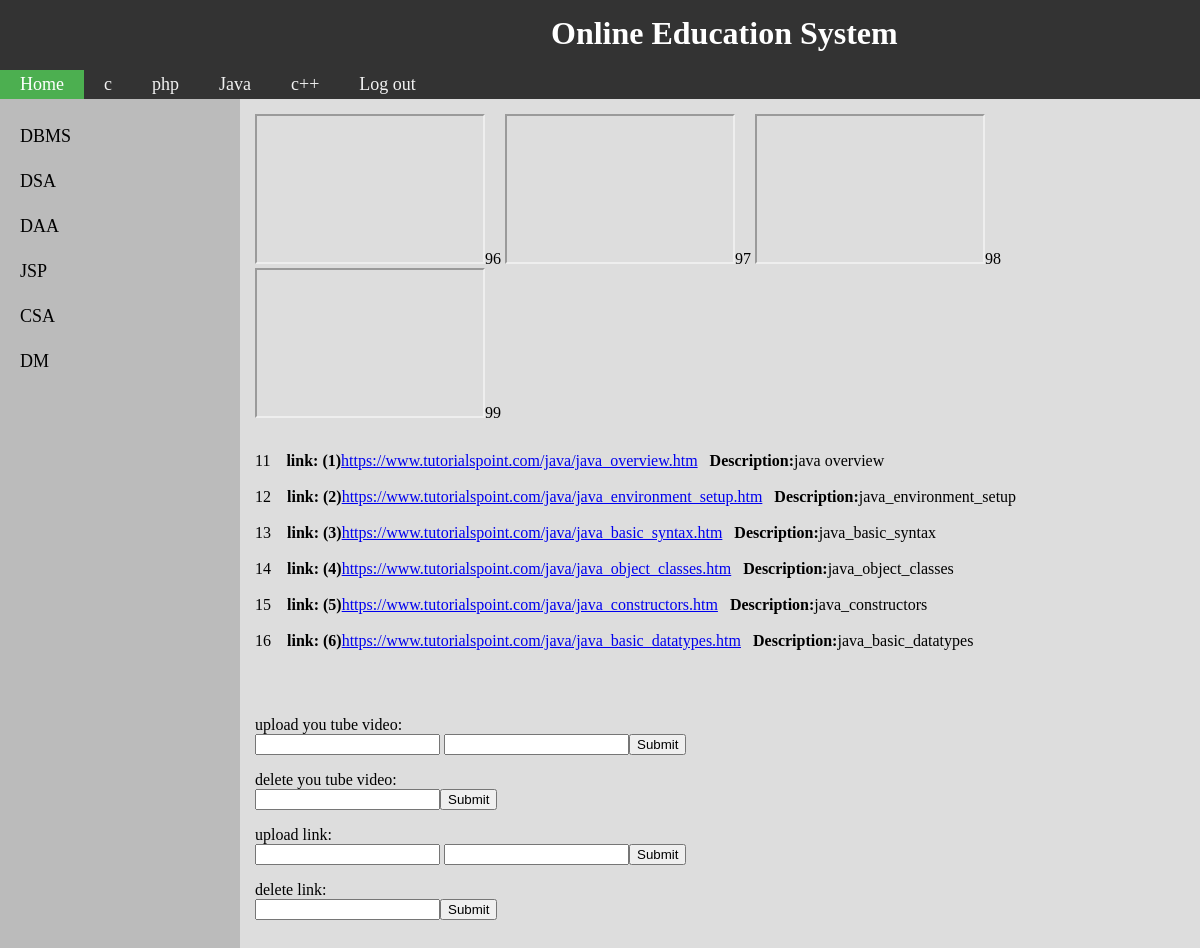
Page /OnlineEducationSystem/admin/ajava.php (signed in) on the committed database.
### tables this page shows
CREATE TABLE `youtube` (
  `id` int(11) NOT NULL,
  `link` varchar(1000) NOT NULL,
  `branch` varchar(50) NOT NULL,
  `about` varchar(100) NOT NULL DEFAULT '3'
);

CREATE TABLE `link` (
  `id` int(200) NOT NULL,
  `link` varchar(500) NOT NULL,
  `branch` varchar(500) NOT NULL,
  `about` varchar(500) NOT NULL
);

### OnlineEducationSystem/admin/ajava.php (the view, shortened to what this page needs)
<html>
    <head>
    </head>
    <body>
        <div class="topnav" ><h1>&nbsp;&nbsp;&nbsp;&nbsp;&nbsp;&nbsp;&nbsp;&nbsp;&nbsp;&nbsp;&nbsp;&nbsp;Online Education System</h1></div>
        <div class="topnav" >
            <a class="active" href="educature/home.php">Home</a>
                    <a href="ac1.php">c</a>
                    <a href="aphp.php">php</a>
                    <a href="ajava.php">Java</a>
                    <a href="ac++.php">c++</a>
            <a href="../logout.php">Log out</a>
        </div>
        <div class="row" style="margin:0px;height:10000px" >
            <div class="left" style="background-color:#bbb;" >
                <ul id="myMenu" name="">
                    <li><a href="ace.php" onc>DBMS</a></li>
                    <li><a href="adsa.php">DSA</a></li>
                    <li><a href="adaa.php">DAA</a></li>
                    <li><a href="ajsp.php">JSP</a></li>
                    <li><a href="acsa.php">CSA</a></li>
                    <li><a href="adm.php">DM</a></li>
                </ul>
            </div>
            <div class="right" style="background-color:#ddd;">
                <?php
                try {
                    $dbhandler = new PDO('mysql:host=127.0.0.1;dbname=php', 'root', '');
                    $dbhandler->setAttribute(PDO::ATTR_ERRMODE, PDO::ERRMODE_EXCEPTION);
                    $query = $dbhandler->query('select * from youtube where branch="java"');
                    echo '<table class="right" style="background-color:#ddd;">';
                    while ($r = $query->fetch()) {
                        echo'
                             <iframe width="230" height="150" src="' . $r['link'] . '">
                             </iframe>';
                    }
                    $query = $dbhandler->query('select * from link where branch="java"');
                    echo '<table class="right" style="background-color:#ddd;">';
                    $i=1;
                    while ($r = $query->fetch()) {
                        $fnm=$r['link'];
                                echo $r['id']. "&nbsp;&nbsp;&nbsp;&nbsp;<b>link: (".$i.")</b><a href='$fnm' target='_blank'>" . $fnm . '</a>&nbsp;&nbsp;&nbsp;<b>Description:</b>' . $r['about'].'<br><br>';
                    $i++;
                    }
                        ?>&nbsp;&nbsp;&nbsp;<?php
                    echo '</table>';
                        echo 'upload you tube video:<form method="POST" action="">';
                        echo '<input type="text" name="link" required="true">';
                        echo ' <input type="text" name="about" required="true">';
                        echo '<input type="submit"></form>';
                        echo 'delete you tube video:<form method="POST" action="">';
                        echo '<input type="text" name="id" required="true">';
                        echo '<input type="submit"></form>';
                    echo '</table>';
                        echo 'upload link:<form method="POST" action="">';
                        echo '<input type="text" name="link1" required="true">';
                        echo ' <input type="text" name="about1" required="true">';
                        echo '<input type="submit"></form>';
                        echo 'delete link:<form method="POST" action="">';
                        echo '<input type="text" name="id1" required="true">';
                        echo '<input type="submit"></form>';
                    }
                 catch (PDOException $e) {
                    echo $e->getMessage();
                    die();
                }
                ?>
            </div>
        </div>
    </body>
</html>

### OnlineEducationSystem/admin/ajava.php (style rules this page uses)
body { background-color: #ddd; margin: 0px; }
h1 { color: white; padding: 5px; align-items: center; margin: 20px; margin-top: 10px; margin-bottom: 40px; margin-left: 450px; margin-right: 50px; height: 20px; }
div { margin: 0px; }
.topnav { overflow: hidden; background-color: #333; }
.topnav a { float: left; color: #f2f2f2; text-align: center; padding: 4px 20px; text-decoration: none; font-size: 18px; }
.topnav a.active { background-color: #4CAF50; color: white; }
* { box-sizing: border-box; }
.row { display: flex; }
.left { flex: 20%; padding: 15px 0; }
.right { flex: 80%; padding: 15px; }
#myMenu { list-style-type: none; padding: 0; margin: 0; }
#myMenu li a { backgrxound-color: #f6f6f6; padding: 12px 20px; text-decoration: none; font-size: 18px; color: black; display: block; }

### rows in the picture
link: link "https://www.tutorialspoint.com/java/java_overview.htm"
link: link "https://www.tutorialspoint.com/java/java_environment_setup.htm"
link: link "https://www.tutorialspoint.com/java/java_basic_syntax.htm"
link: link "https://www.tutorialspoint.com/java/java_object_classes.htm"
link: link "https://www.tutorialspoint.com/java/java_constructors.htm"
link: link "https://www.tutorialspoint.com/java/java_basic_datatypes.htm"
